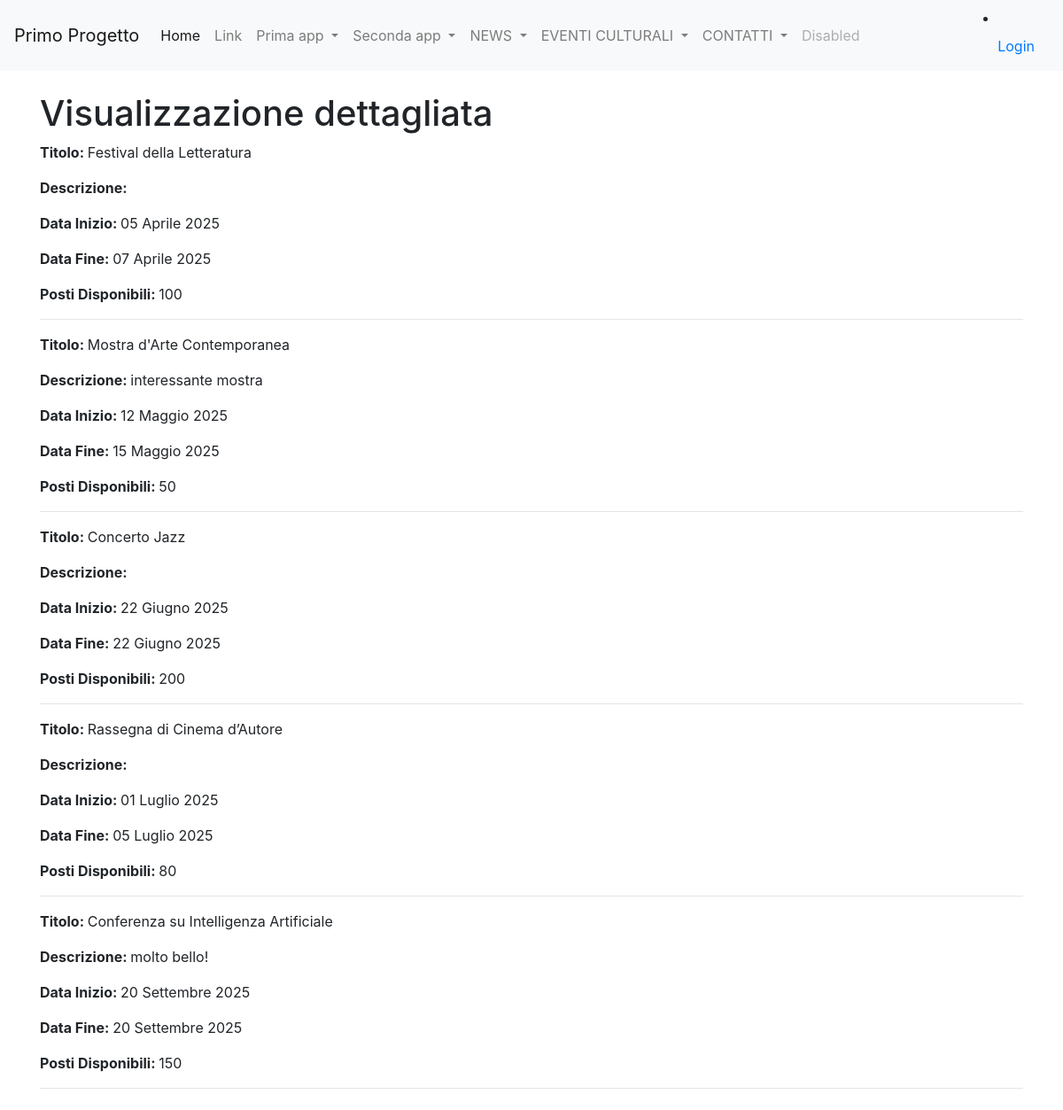
/query_b, run on the app's committed database.
### eventi_culturali/models.py (models this page shows)
class Evento(models.Model):
    titolo = models.CharField(max_length=100)
    descrizione = models.TextField(blank=True)
    data_inizio = models.DateField(default=datetime.now(), blank=True)
    data_fine = models.DateField(default=datetime.now(), blank=True)
    posti_disponibili = models.IntegerField(blank=True, default=0)
    def __str__(self):
        return self.titolo
    class Meta:
        verbose_name = "Evento"
        verbose_name_plural = "Eventi"

### eventi_culturali/views.py (the view)
# urls.py: path('query_b', query_b, name = "query_b"),
def query_b(request):
    eventi = Evento.objects.all()
    context = {"eventi": eventi}
    print(context)
    return render(request, "view_b.html", context)

### eventi_culturali/templates/view_b.html (shortened to what this page needs)
{% extends 'base.html'%}
{%block content%}
<h1>Visualizzazione dettagliata</h1>
    {% for evento in eventi %}
    <p><strong>Titolo: </strong>{{evento.titolo }}</p>
    <p><strong>Descrizione: </strong>{{evento.descrizione }}</p>
    <p><strong>Data Inizio: </strong>{{evento.data_inizio }}</p>
    <p><strong>Data Fine: </strong>{{evento.data_fine }}</p>
    <p><strong>Posti Disponibili: </strong>{{evento.posti_disponibili }}</p>
    <hr>
    {%endfor%}
{%endblock content%}

### data on the page
Evento: titolo "Festival della Letteratura", data_inizio "05 Aprile 2025", data_fine "07 Aprile 2025", posti_disponibili "100"
Evento: titolo "Mostra d'Arte Contemporanea", descrizione "interessante mostra", data_inizio "12 Maggio 2025", data_fine "15 Maggio 2025", posti_disponibili "50"
Evento: titolo "Concerto Jazz", data_inizio "22 Giugno 2025", data_fine "22 Giugno 2025", posti_disponibili "200"
Evento: titolo "Rassegna di Cinema d’Autore", data_inizio "01 Luglio 2025", data_fine "05 Luglio 2025", posti_disponibili "80"
Evento: titolo "Conferenza su Intelligenza Artificiale", descrizione "molto bello!", data_inizio "20 Settembre 2025", data_fine "20 Settembre 2025", posti_disponibili "150"
